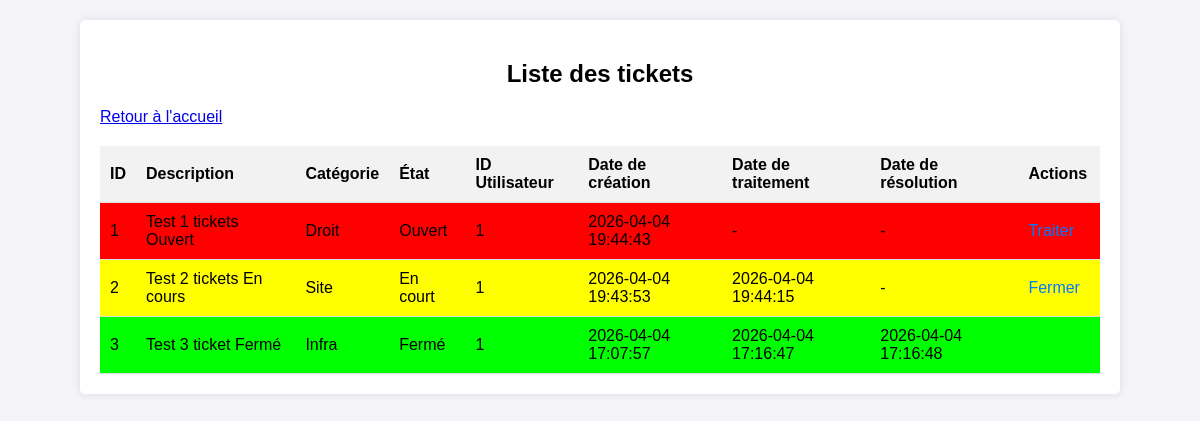
Page /traitement/liste_tickets.php (signed in) on the committed database.
### tables this page shows
CREATE TABLE `ticket` (
  `id_ticket` int(11) NOT NULL,
  `Description` varchar(8000) DEFAULT NULL,
  `date_creation` datetime NOT NULL,
  `date_traitement` datetime DEFAULT NULL,
  `date_resolution` datetime DEFAULT NULL,
  `id_categorie` int(11) NOT NULL,
  `id_etat` int(11) NOT NULL,
  `id_utilisateur` int(11) NOT NULL
);

CREATE TABLE `categorie` (
  `id_categorie` int(11) NOT NULL,
  `Nom_categorie` varchar(38) NOT NULL
);

CREATE TABLE `etat` (
  `id_etat` int(11) NOT NULL,
  `Nom_etat` varchar(15) NOT NULL
);

### traitement/liste_tickets.php (the view, shortened to what this page needs)
<?php
try {
    $pdo = new PDO('mysql:host=localhost;dbname=gestionnaire_de_tickets;charset=utf8mb4', 'root', '');
    $pdo->setAttribute(PDO::ATTR_ERRMODE, PDO::ERRMODE_EXCEPTION);
    $stmt = $pdo->query("
        SELECT t.id_ticket, t.Description, t.date_creation, t.date_traitement, t.date_resolution, c.Nom_categorie, e.Nom_etat, t.id_utilisateur
        FROM ticket t
        JOIN categorie c ON t.id_categorie = c.id_categorie
        JOIN etat e ON t.id_etat = e.id_etat
        ORDER BY t.date_creation DESC
    ");
    $tickets = $stmt->fetchAll(PDO::FETCH_ASSOC);
} catch (PDOException $e) {
    die("Erreur : " . $e->getMessage());
}
?>
<!DOCTYPE html>
<html lang="fr">
<head>
</head>
<body>
    <div class="container">
        <h2>Liste des tickets</h2>
        <a href="accueil.php">Retour à l'accueil</a>
        <table>
            <thead>
                <tr>
                    <th>ID</th>
                    <th>Description</th>
                    <th>Catégorie</th>
                    <th>État</th>
                    <th>ID Utilisateur</th>
                    <th>Date de création</th>
                    <th>Date de traitement</th>
                    <th>Date de résolution</th>
                    <th>Actions</th>
                </tr>
            </thead>
            <tbody>
                <?php foreach ($tickets as $ticket): ?>
                <tr class="
                    <?php
                    if ($ticket['Nom_etat'] == 'Ouvert') echo 'tr-open';
                    elseif ($ticket['Nom_etat'] == 'En court') echo 'tr-progress';
                    elseif ($ticket['Nom_etat'] == 'Fermé') echo 'tr-closed';
                    ?>
                ">
                    <td><?php echo $ticket['id_ticket']; ?></td>
                    <td><?php echo htmlspecialchars($ticket['Description']); ?></td>
                    <td><?php echo htmlspecialchars($ticket['Nom_categorie']); ?></td>
                    <td><?php echo htmlspecialchars($ticket['Nom_etat']); ?></td>
                    <td><?php echo $ticket['id_utilisateur']; ?></td>
                    <td><?php echo $ticket['date_creation']; ?></td>
                    <td><?php echo ($ticket['date_traitement'] ? $ticket['date_traitement'] : '-'); ?></td>
                    <td><?php echo ($ticket['date_resolution'] ? $ticket['date_resolution'] : '-'); ?></td>
                    <td class="actions">
                        <?php if ($ticket['Nom_etat'] == 'Ouvert'): ?>
                            <a href="traiter_ticket.php?id=<?php echo $ticket['id_ticket']; ?>&action=traiter">Traiter</a>
                        <?php endif; ?>
                        <?php if ($ticket['Nom_etat'] == 'En court'): ?>
                            <a href="traiter_ticket.php?id=<?php echo $ticket['id_ticket']; ?>&action=fermer">Fermer</a>
                        <?php endif; ?>
                    </td>
                </tr>
                <?php endforeach; ?>
            </tbody>
        </table>
    </div>
</body>
</html>

### traitement/liste_tickets.php (style rules this page uses)
body { font-family: Arial, sans-serif; background-color: #f4f4f9; margin: 0; padding: 20px; }
.container { max-width: 1000px; margin: 0 auto; background: #fff; padding: 20px; border-radius: 5px; box-shadow: 0 0 10px rgba(0,0,0,0.1); }
h2 { text-align: center; }
table { width: 100%; border-collapse: collapse; margin-top: 20px; }
th, td { padding: 10px; text-align: left; border-bottom: 1px solid #ddd; }
th { background-color: #f2f2f2; }
.actions a { margin-right: 10px; color: #007bff; text-decoration: none; }
.tr-open { background-color: #f00; }
.tr-progress { background-color: #ff0; }
.tr-closed { background-color: #0f0; }

### rows in the picture
ticket: id_ticket "1", Description "Test 1 tickets Ouvert", id_categorie.Nom_categorie "Droit", id_etat.Nom_etat "Ouvert", id_utilisateur "1", date_creation "2026-04-04 19:44:43"
ticket: id_ticket "2", Description "Test 2 tickets En cours", id_categorie.Nom_categorie "Site", id_etat.Nom_etat "En court", id_utilisateur "1", date_creation "2026-04-04 19:43:53", date_traitement "2026-04-04 19:44:15"
ticket: id_ticket "3", Description "Test 3 ticket Fermé", id_categorie.Nom_categorie "Infra", id_etat.Nom_etat "Fermé", id_utilisateur "1", date_creation "2026-04-04 17:07:57", date_traitement "2026-04-04 17:16:47", date_resolution "2026-04-04 17:16:48"
